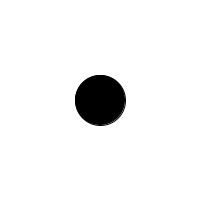
Frame 1 (no input)
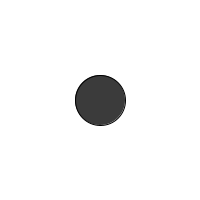
Frame 60 (the mouse pressed at the canvas centre just before this capture)
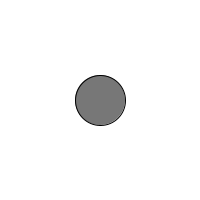
Frame 120 (the mouse held since frame 60 and released just before this capture)

The Processing sketch that drew these frames (run headless with seeded random() and noise(); from frame 60 on, the mouse is pressed at the canvas centre):

// Processing sketch: exo045
// ── exo045.pde
int colore = 0;
int ads = 1;

void setup() {
  size(200, 200);
}

void draw() {
    background(255);
    fill(colore);
    ellipse(width/2, height/2, 50, 50);
    colore += ads;
    if (colore == 255 || colore == 0) {
        ads *= -1;
    }
}
